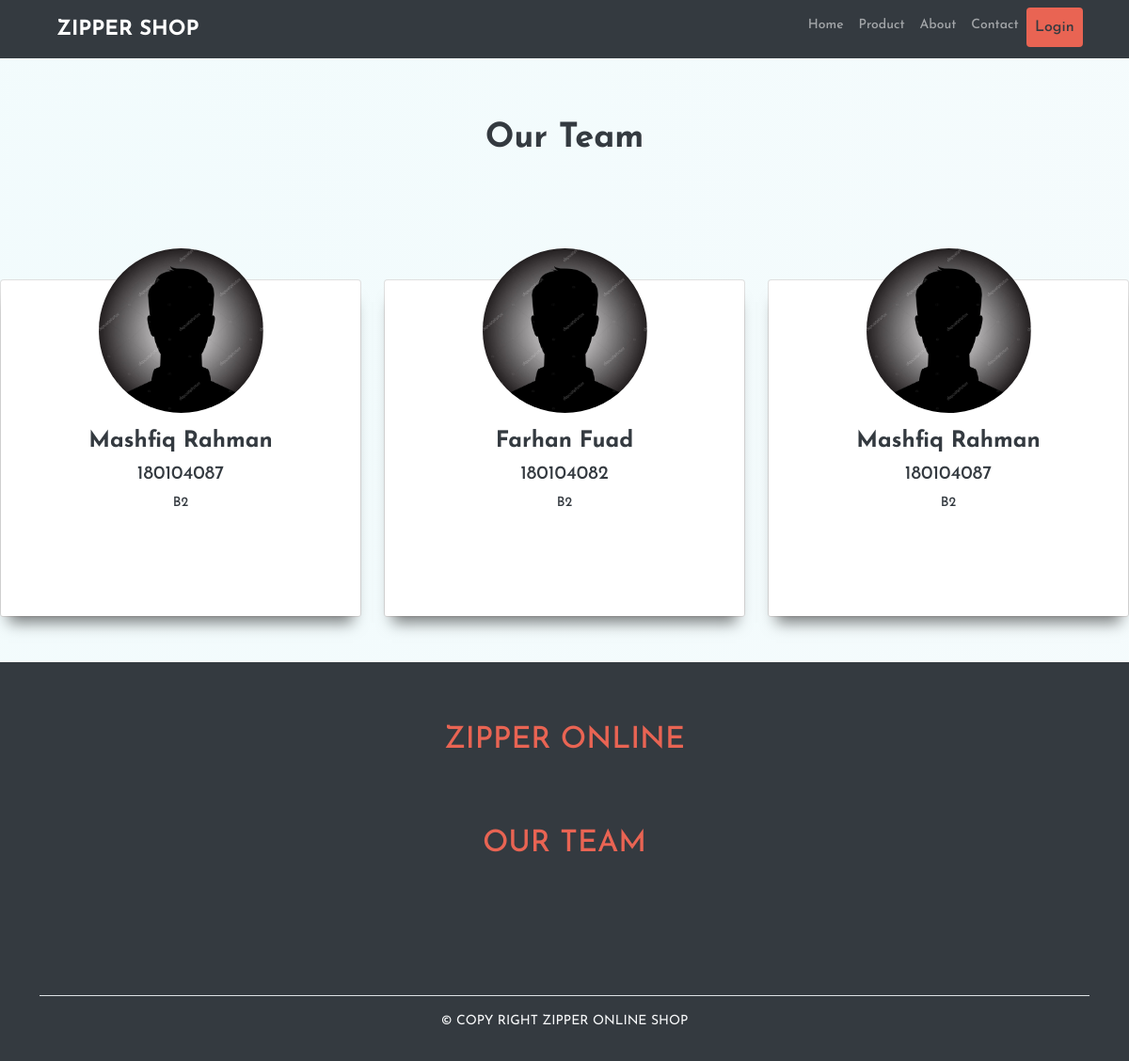
Screenshot of /teampage.php with the database file from the repository.
### tables this page shows
CREATE TABLE `team` (
  `id` int(11) NOT NULL,
  `tm_name` varchar(255) NOT NULL,
  `tm_id` text NOT NULL,
  `group` varchar(11) NOT NULL
);

### teampage.php (the view, shortened to what this page needs)
<!doctype html>
<html lang="en">
  <head>
    <link href="css/bootstrap.min.css" rel="stylesheet"/>
    <link rel="stylesheet" href="css/style.css"/>
    <link rel="stylesheet" href="css/team.css"/>
  </head>
  <body>
    <?php include ("include/navbar.php");?>
      <section id="team">
        <div class="container my-3 py-5 text-center">
          <div class="row mb-5">
            <div class="col">
              <h1 class="Team">Our Team</h1>
            </div>
          </div>
        </div>
        <div class="row justify-content-center">
          <?php
          include ("include/connection_open.php");
          $sql = "SELECT * FROM team ";
          $sql_run = mysqli_query($link, $sql);
          if (mysqli_num_rows($sql_run)>0) {
            while ($row = mysqli_fetch_assoc($sql_run)) {
            ?>
            <div class="col-sm-4">
              <div class="card">
                <div class="card-body">
                <img src="images/depositphotos_43381243-stock-illustration-male-avatar-profile-picture.jpg" alt="" class="img-fluid rounded-circle w-50 mb-3">
                <h3><?php echo $row['tm_name']; ?></h3>
                <h5><?php echo $row['tm_id']; ?></h5>
                <p><?php echo $row['group']; ?></p>
                <div class="d-flex flex-row justify-content-center">
                  <div class="p-4">
                    <a href="#" class="bg-org">
                    <i class="fa fa-facebook fa-2x"></i>
                    </a>
                  </div>
                  <div class="d-flex flex-row justify-content-center">
                    <div class="p-4">
                      <a href="#" class="bg-org">
                      <i class="fa fa-twitter fa-2x"></i>
                      </a>
                    </div>
                  </div>
                <div class="d-flex flex-row justify-content-center">
                  <div class="p-4">
                    <a href="#" class="bg-org">
                      <i class="fa fa-instagram fa-2x"></i>
                    </a>
                  </div>
                </div>
              </div>
            </div>
              </div>
            </div>
            <?php
                      }
                    }
                    else{
                      echo "No Members Found";
                    }?>
        </div>
      </section>
      <?php include ("include/footer.php");?>
  </body>
</html>

### include/navbar.php (shortened to what this page needs)
      <nav class="navbar navbar-expand-sm navbar-dark bg-black">
  <div class="container-fluid">
    <a class="navbar-brand px-5" href="index.php">ZIPPER SHOP</a>
    <div class="collapse navbar-collapse justify-content-end" id="navbarNav">
      <ul class="navbar-nav ml-auto">
        <li class="nav-item active">
          <a class="nav-link pr-5" aria-current="page" href="./index.php">Home</a>
        </li>
        <li class="nav-item active">
          <a class="nav-link pr-5" aria-current="page" href="./product.php">Product</a>
        </li>
        <li class="nav-item">
          <a class="nav-link pr-5" href="./about.php">About</a>
        </li>
        <li class="nav-item">
          <a class="nav-link pr-5" href="./contact.php">Contact</a>
        </li>
        <?php if(isset($_SESSION['user_info'])){  ?>
        <li class="nav-item dropdown">
          <a class="nav-link dropdown-toggle" href="#" id="navbarDropdown" role="button" data-bs-toggle="dropdown" aria-expanded="false">
            Account
          </a>
          <ul class="dropdown-menu" style="background-color: darkgray;" aria-labelledby="navbarDropdown">
            <li><a class="dropdown-item" href="./userprofile.php">Profile</a></li>
            <li><a class="dropdown-item" href="./editprofile.php">Edit Profile</a></li>
            <li><hr class="dropdown-divider"></li>
            <li><a class="dropdown-item" href="./logout.php">logout</a></li>
          </ul>
        </li>
      <?php }
            else{
       ?>
        <li class="nav-item">
          <button class="nav-link btn btn-color slide-btn bt-sm"><a style="color: #343a40; text-decoration: none;" href="./login.php">Login</a> </button>
        </li>
      <?php } ?>
        <li class="nav-item">
          <a class="nav-link" href="cart.php"><i class="fas fa-shopping-cart fa-2x"></i></a>
        </li>
      </ul>
    </div>
  </div>
</nav>

### include/footer.php (shortened to what this page needs)
<footer class="footer mt-5">
        <div class="text-center py-5">
          <h2 class="py-3">Zipper Online</h2>
       </div>
        <div class="container">
          <div class="row mb-3">
            <div class="col-lg-8 offset-lg-2 text-center mb-5" style="color: #E96453; text-decoration: none;">
                  <h2 class="h2-color"><a href="./teampage.php">Our Team</a></h2>
                  <div class="justify-content-center mt-5">
                    <i class="fab fa-facebook fa-2x"></i>
                    <i class="fab fa-twitter fa-2x"></i>
                    <i class="fab fa-instagram fa-2x"></i>
                  </div>
            </div>
          </div>
          <div class="copyright text-center py-3 border-top text-light">
            <p>&copy; Copy Right Zipper Online Shop</p>
          </div>
        </div>
      </footer>

### css/style.css (style rules this page uses)
body { background-image: radial-gradient(circle farthest-corner at 10% 20%, rgba(234 , 249,251,0.63) 0.1%, rgba(239,249,251,0.63) 90.1%); font-family: 'Josefin Sans', sans-serif; }
* { padding: 0; margin: 0; box-sizing: border-box; }
.navbar-dark .navbar-brand { font-size: 22px ; font-weight: 800 ; }
.nav-item .nav-link { color: whitesmoke; font-weight: 500; }
.bg-black { background: #343a40; }
.slide-btn { display: inline-block; vertical-align: middle; transform: perspective(1px) translateZ(0); box-shadow: 0 0 1px rgba(0, 0, 0, 0); }
.h2-color { color:#666; }
.btn-color { background: #E96453; color: #343a40; }
.card-body { text-align: center; box-shadow: 0 15px 15px -8px rgba(0,0,0,0.5); }
.footer { background: #343a40; color: #E96453; text-transform: uppercase; }
.fab { padding-left: 10px; }
.footer a { color: #E96453; text-decoration: none; }

### css/team.css (style rules this page uses)
* { margin: 0; padding: 0; }
body { font-size: 14px !important; font-weight: 400; color: #343a40 !important; }
h1 { font-size: 36px; color: #343a40 ; font-weight: bold; }
h3 { font-size: 24px; color: #343a40 ; font-weight: bold; }
#team img { margin-top: -50px; }
#team i { color: #E96453; }
#team p { font-weight: 500; }
#team .card { transition: all 0.3s ease-in; -webkit-transition: all 0.3s ease-in; -moz-transition: all 0.3s ease-in; }
#team a.bg-org { color: #E96453 !important; }

### rows the page displays
team: tm_name "Mashfiq Rahman", tm "180104087", group "B2"
team: tm_name "Farhan Fuad", tm "180104082", group "B2"
team: tm_name "Mashfiq Rahman", tm "180104087", group "B2"
